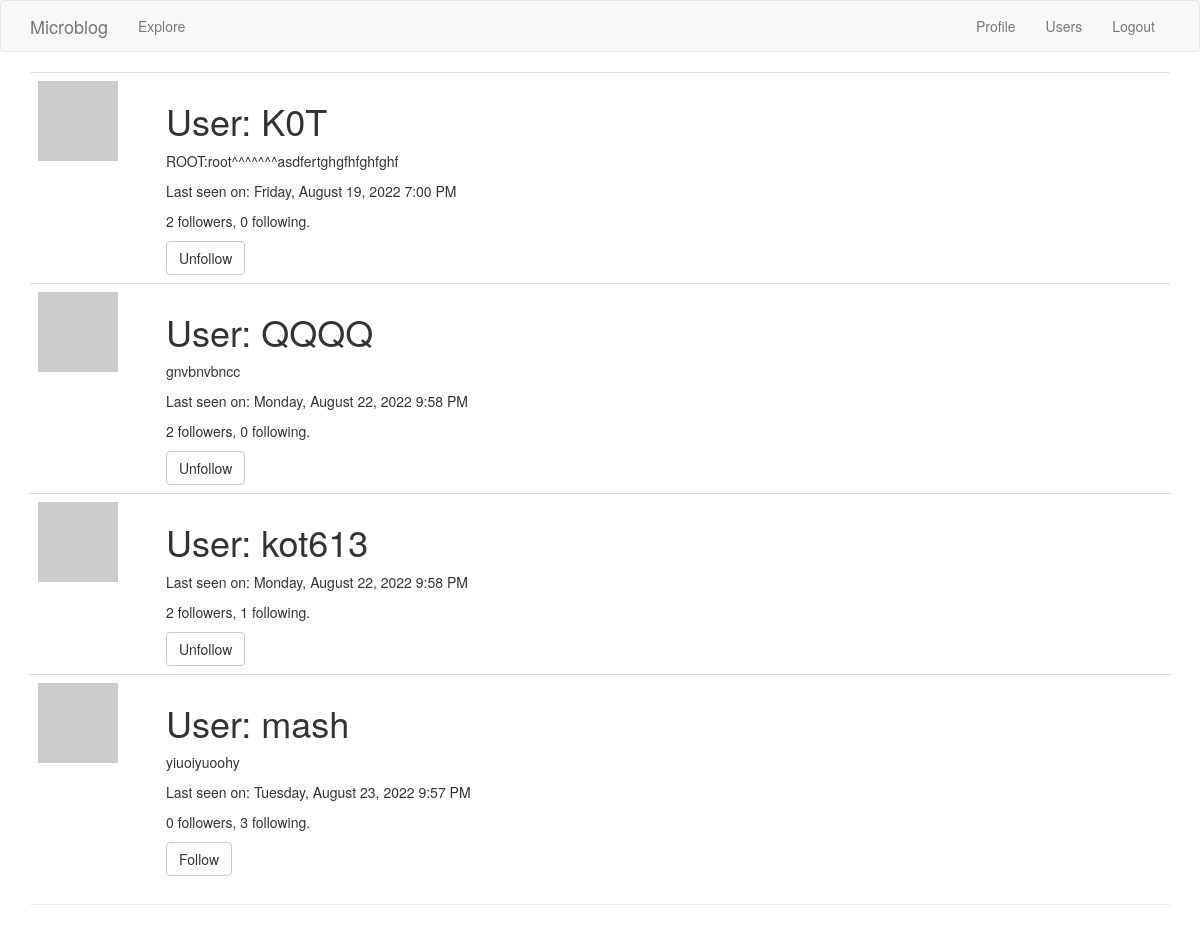
Page /users (signed in) on the earlier database version.
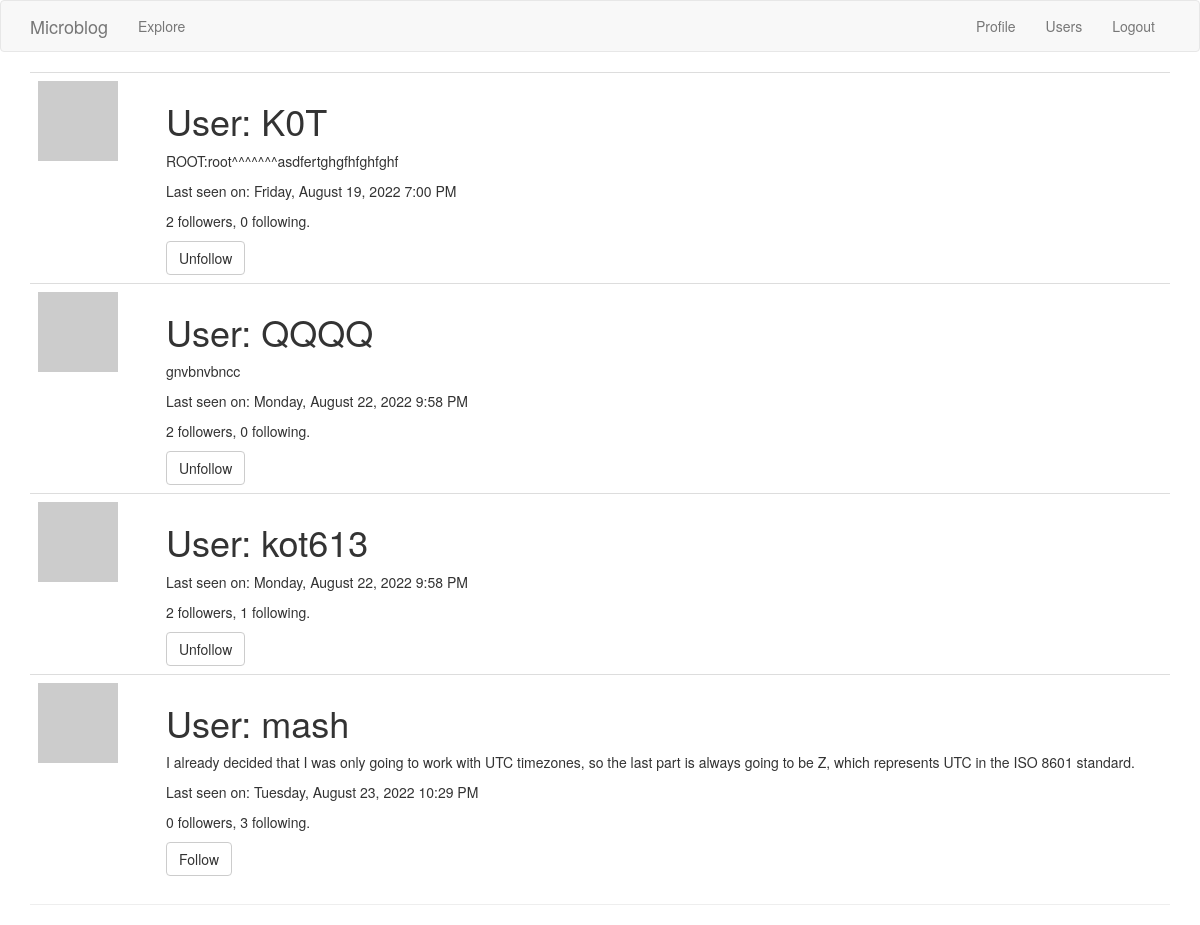
Same page on the later database version.
### app/models.py (models this page shows, shortened)
class User(UserMixin, db.Model):
    id = db.Column(db.Integer, primary_key=True)
    username = db.Column(db.String(64), index=True, unique=True)
    email = db.Column(db.String(120), index=True, unique=True)
    password_hash = db.Column(db.String(128))
    about_me = db.Column(db.String(255))
    last_seen = db.Column(db.DateTime, default=datetime.utcnow)
    posts = db.relationship('Post', backref='author', lazy='dynamic')
    followed = db.relationship(
        'User', secondary=followers,
        primaryjoin=(followers.c.follower_id == id),
        secondaryjoin=(followers.c.followed_id == id),
        backref=db.backref('followers', lazy='dynamic'), lazy='dynamic')
    def avatar(self, size):
        digest = md5(self.email.lower().encode('utf-8')).hexdigest()
        return f'https://www.gravatar.com/avatar/{digest}?d=identicon&s={size}'
    def is_following(self, user):
        return self.followed.filter(
            followers.c.followed_id == user.id).count() > 0

### app/routes.py (the view)
@app.route('/users')
@login_required
def users():
    form = EmptyForm()
    users = db.session.query(User).all()
    return render_template('users.html', title='Users', users=users, form=form)

### app/forms.py
class EmptyForm(FlaskForm):
    submit = SubmitField('Submit')

### app/models.py (called while the page is built)
@login.user_loader
def load_user(id_db):
    return User.query.get(int(id_db))

### app/routes.py (called while the page is built)
@app.before_request
def before_request():
    if current_user.is_authenticated:
        current_user.last_seen = datetime.utcnow()
        db.session.commit()

### app/templates/users.html (shortened to what this page needs)
{% extends "base.html" %}
{% block app_content %}
<table class="table table-hover">
    {% for user in users %}
    {% if user != current_user %}
    <tr>
        <td width="128px"><img src="{{ user.avatar(128) }}"></td>
        <td>
            <h1>User: {{ user.username }}</h1>
            {% if user.about_me %}<p>{{ user.about_me }}</p>{% endif %}
            {% if user.last_seen %}<p>Last seen on: {{ moment(user.last_seen).format('LLLL') }}</p>{% endif %}
            <p>{{ user.followers.count() }} followers, {{ user.followed.count() }} following.</p>
            {% if user == current_user %}
            <p><a href="{{ url_for('edit_profile') }}">Edit your profile</a></p>
            {% elif not current_user.is_following(user) %}
            <p>
            <form action="{{ url_for('follow', username=user.username) }}" method="post">
                {{ form.submit(value='Follow', class_='btn btn-default') }}
            </form>
            {% else %}
            <p>
            <form action="{{ url_for('unfollow', username=user.username) }}" method="post">
                {{ form.submit(value='Unfollow', class_='btn btn-default') }}
            </form>
            {% endif %}
        </td>
    </tr>
    {% endif %}
    {% endfor %}
</table>
<hr>
{% endblock %}

### app/templates/base.html (shortened to what this page needs)
{% extends 'bootstrap/base.html' %}
{% block navbar %}
<nav class="navbar navbar-default">
    <div class="container">
        <div class="navbar-header">
            <a class="navbar-brand" href="{{ url_for('index') }}">Microblog</a>
        </div>
        <div class="collapse navbar-collapse" id="bs-example-navbar-collapse-1">
            <ul class="nav navbar-nav">
                <li><a href="{{ url_for('explore') }}">Explore</a></li>
            </ul>
            <ul class="nav navbar-nav navbar-right">
                {% if current_user.is_anonymous %}
                <li><a href="{{ url_for('login') }}">Login</a></li>
                {% else %}
                <li><a href="{{ url_for('user', username=current_user.username) }}">Profile</a></li>
                <li><a href="{{ url_for('users') }}">Users</a></li>
                <li><a href="{{ url_for('logout') }}">Logout</a></li>
                {% endif %}
            </ul>
        </div>
    </div>
</nav>
{% endblock %}
{% block content %}
<div class="container">
    {% block app_content %}{% endblock %}
</div>
{% endblock %}

Differences in the rows shown:
changed User "mash": about_me "yiuoiyuoohy" → "I already decided that I was only going to work with UTC timezones, so the last part is always going to be Z, which represents UTC in the ISO 8601 standard."; last_seen "Tuesday, August 23, 2022 9:57 PM" → "Tuesday, August 23, 2022 10:29 PM"
